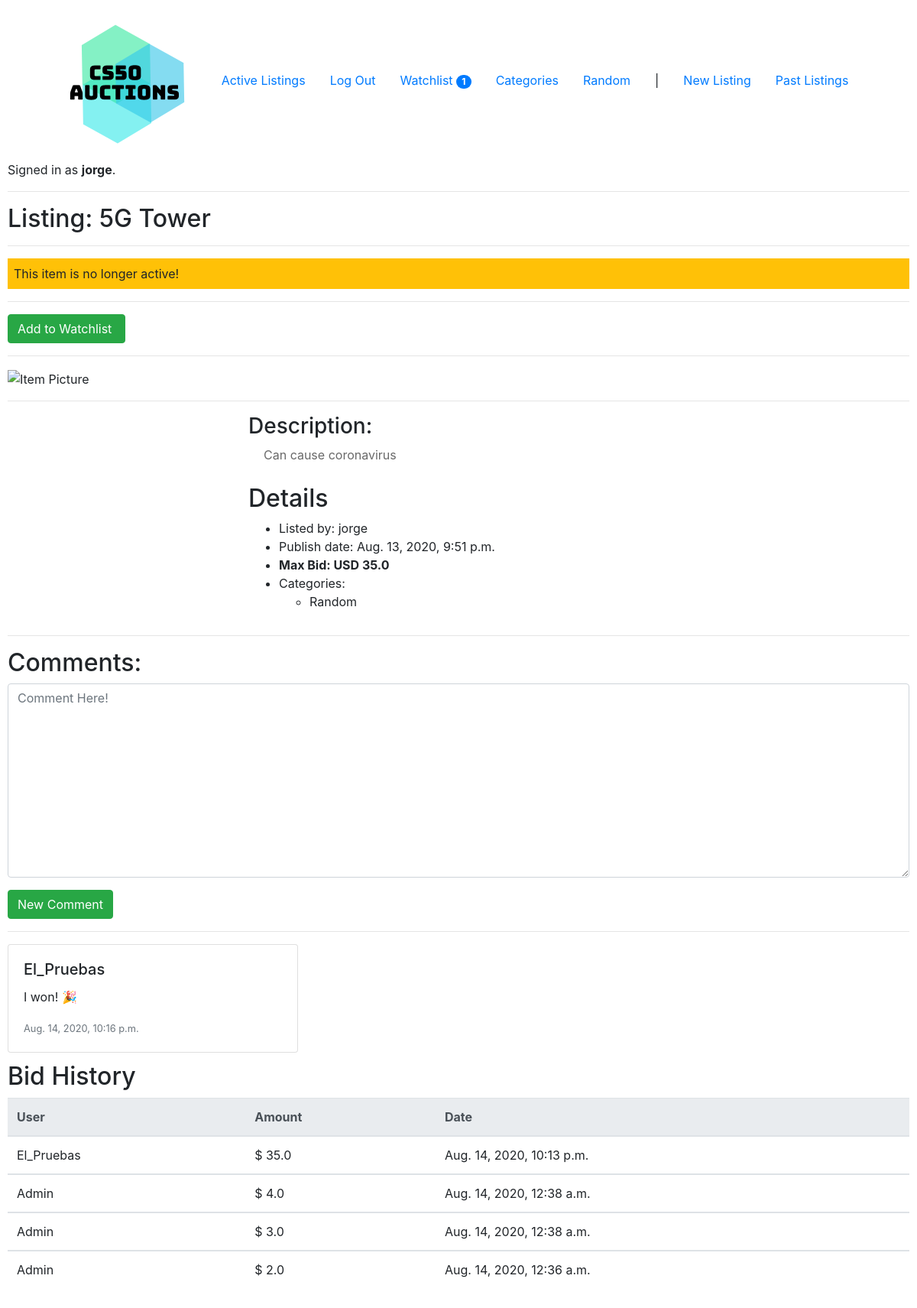
Screenshot of /listing/17 (signed in) with the database file from the repository.
### auctions/models.py (models this page shows, shortened)
class User(AbstractUser):
    pass

class Item(models.Model):
    id = models.AutoField(primary_key=True)
    item_name = models.CharField(max_length=64)
    item_description = models.CharField(max_length=4000)
    min_bid = models.FloatField(default=1.0)
    owner = models.ForeignKey(User, on_delete=models.CASCADE, related_name="user_owner")
    image = models.URLField(max_length=200)
    categories = models.ManyToManyField(Category)
    users_watching = models.ManyToManyField(User, related_name="user_watchlist", blank=True)
    is_active = models.BooleanField(verbose_name="Item active", default=True)
    date = models.DateTimeField(auto_now_add=True)
    def __str__(self):
        return f"{self.id}) Item {self.item_name} onwed by {self.owner} Categories: {self.categories}"

class Bid(models.Model):
    id = models.AutoField(primary_key=True)
    bidder = models.ForeignKey(User,  null=False, on_delete=models.CASCADE)
    item = models.ForeignKey(Item,  null=False, on_delete=models.CASCADE)
    ammount = models.FloatField()
    date = models.DateTimeField(auto_now=True)

class Category(models.Model):
    name = models.CharField(max_length=64, primary_key=True)
    def __str__(self):
        return self.name

class Comment (models.Model):
    user = models.ForeignKey(User, null=False, on_delete=models.CASCADE)
    item = models.ForeignKey(Item, null=False, on_delete=models.CASCADE)
    date = models.DateTimeField(auto_now=True)
    comment = models.CharField(max_length=4000)

### auctions/views.py (the view, shortened to what this page needs)
# urls.py: path("listing/<int:id_listing>", views.show_listing, name="show_listing"),
def show_listing(request, id_listing):
    listing = Item.objects.get(id=id_listing)
    form = NewBidForm(request.POST, item_id=id_listing)
    bids = Bid.objects.filter(item_id=id_listing).order_by("-ammount")
    comment_form = NewCommentForm(request.POST or None)
    comment_form.fields.get("comment").widget.attrs.update({"required": False})
    context = {
        "listing": listing,
        "categories": listing.categories.all(),
        "comments": Comment.objects.filter(item_id=id_listing),
        "in_watchlist": util.is_in_watchlist(request.user, listing),
        "user_is_owner": listing.owner == request.user,
        "user_is_winner": len(bids) > 0 and request.user.id is bids.first().bidder.id,
        "item_is_active": listing.is_active,
        "max_bid": util.get_max_bid(id_listing),
        "bids": bids,
        "bids_len": len(bids),
        "comment_form": comment_form,
    }
    form.fields.get("ammount").widget.attrs.update({"min": get_max_bid(id_listing) + 0.01})
    context.update({"form": form})
    return render(request, "auctions/listing.html", context)

### auctions/forms.py (shortened to what this page needs)
class NewCommentForm(ModelForm):
    class Meta:
        model = Comment
        fields = [
            'item',
            'comment'
        ]
    comment = forms.CharField(widget=forms.Textarea, max_length=4000)

class NewBidForm(ModelForm):
    class Meta:
        model = Bid
        fields = [
            'ammount'
        ]
    def __init__(self, *args, **kwargs):
        self.item_id = kwargs.pop("item_id")
        super(NewBidForm, self).__init__(*args, **kwargs)
    bidder = None
    item = None

### auctions/context_processors.py (called while the page is built)
def watchlist_count(request):
    watchlist_size = len(util.obtain_watchlist(request.user))
    return {"watchlist_size": watchlist_size}

### auctions/util.py (called while the page is built)
def get_max_bid(item_id):
    bids = Bid.objects.filter(item=item_id)
    if len(bids) is 0:
        return Item.objects.get(id=item_id).min_bid
    max_bid: int = 0
    for bid in bids:
        if bid.ammount > max_bid:
            max_bid = bid.ammount
    return max_bid

def is_in_watchlist(user: User, item: Item) -> bool:
    print(Item.objects.get(id=item.id))
    print(f"related={Item.objects.get(id=item.id).users_watching.select_related()}")
    if list(Item.objects.get(id=item.id).users_watching.select_related()).__contains__(user):
        return True
    else:
        return False

def obtain_watchlist(user: User):
    if user is None:
        return
    items = Item.objects.all()
    listing = []
    for item in items:
        if list(item.users_watching.select_related()).__contains__(user):
            listing.append(item)
    return listing

### auctions/templates/auctions/listing.html (shortened to what this page needs)
{% extends  "auctions/layout.html" %}
{% load bootstrap4 %}
{% block body %}
    <h2>Listing: {{ listing.item_name }}</h2>
    {% if not item_is_active %}
        <hr>
        <div class="d-block p-2 bg-warning text-black">This item is no longer active!</div>
        <hr>
    {% endif %}
    {% if user.is_authenticated %}
        {% if in_watchlist %}
            <i class="far fa-eye"></i> In Watchlist
            <form method="post" action="{% url "remove_watchlist" %}">
                {% csrf_token %}
                <input type="hidden" name="item" value="{{ listing.id }}">
                <input type="submit" class="btn btn-danger" value="Remove From Watchlist ">
            </form>
        {% else %}
            <form method="post" action="{% url "add_watchlist" %}">
                <input type="submit" class="btn btn-success" value="Add to Watchlist ">
            </form>
        {% endif %}
        <hr>
    {% endif %}
    <div id="listing_pic_div">
        <img src="{{ listing.image }}" alt="Item Picture">
    </div>
    <hr>
    <div class="listing_desc_deta_flex_cont">
        <div class="listing_desc_deta">
            <h3>Description:</h3>
            <p class="listing_text">{{ listing.item_description }}</p>
        </div>
        <div class="listing_desc_deta">
            <h2>Details</h2>
            <div>
                <ul>
                    <li>Listed by: {{ listing.owner }}</li>
                    <li>Publish date: {{ listing.date }}</li>
                    <li><b>Max Bid: USD {{ max_bid }}</b></li>
                    <li>Categories:</li>
                    {% for category in categories %}
                        <ul>
                            <li>{{ category }}</li>
                        </ul>
                    {% endfor %}
                </ul>
            </div>
        </div>
    </div>
    {% if user.is_authenticated %}
        <hr>
        <h2>Comments:</h2>
        <form method="post" action="{% url "show_listing" id_listing=listing.id %}">
            {% bootstrap_field comment_form.comment show_label=False layout="horizontal" horizontal_field_class='col-md-5' placeholder="Comment Here!" %}
            <button class="btn btn-success" name="comment-btn" value="comment">New Comment</button>
        </form>
    {% endif %}
    <hr>
    <div class="card-columns ">
        {% for comment in comments %}
            <div class="card">
                <div class="card-body">
                    <h5 class="card-title">{{ comment.user | title }}</h5>
                    <p class="card-text">{{ comment.comment }}</p>
                    <p class="card-text"><small class="text-muted">{{ comment.date }}</small></p>
                </div>
            </div>
        {% endfor %}
    </div>
    {% if bids_len > 0 %}
        <h2>Bid History</h2>
        <div class="div_history">
            <table class="table">
                <thead class="thead-light">
                <tr>
                    <th scope="col">User</th>
                    <th scope="col">Amount</th>
                    <th scope="col">Date</th>
                </tr>
                </thead>{% for bid in bids %}
                <tbody>
                <tr>
                    <td>{{ bid.bidder.username|title }}</td>
                    <td>$ {{ bid.ammount }}</td>
                    <td>{{ bid.date }}</td>
                </tr>
                </tbody>
            {% endfor %}
            </table>
        </div>
    {% endif %}
{% endblock body %}

### auctions/templates/auctions/layout.html (shortened to what this page needs)
{% load static %}
{% load bootstrap4 %}
<!DOCTYPE html>
<html lang="en">
<head>
    <link rel="stylesheet" href="https://stackpath.bootstrapcdn.com/bootstrap/4.4.1/css/bootstrap.min.css"
>
    <link href="{% static 'auctions/styles.css' %}" rel="stylesheet">
</head>
<body>
<div class="listing_desc_deta_flex_cont">
    <div class="">
        <a href="{% url "index" %}"><img src="{% static "auctions/logo.png" %}" alt="AUCTIONS" class="logo"></a>
    </div>
    <div class="top_bar_flex">
        <ul class="nav">
            <li class="nav-item">
                <a class="nav-link" href="{% url 'index' %}">Active Listings</a>
            </li>
            {% if user.is_authenticated %}
                <li class="nav-item">
                    <a class="nav-link" href="{% url 'logout' %}">Log Out</a>
                </li>
                <li class="nav-item">
                    <a class="nav-link" href="{% url "show_watchlist" %}">Watchlist <span
                            class="badge badge-primary badge-pill">{{ watchlist_size }}</span></a>
                </li>
                <li class="nav-item">
                    <a class="nav-link" href="{% url "categories" %}">Categories</a>
                </li>
                <li class="nav-item">
                    <a class="nav-link" href="{% url "random" %}">Random</a>
                </li>
                <li class="nav-item">
                    <p class="nav-link">|</p>
                </li>
                <li class="nav-item">
                    <a class="nav-link" href="{% url "new listing" %}">New Listing</a>
                </li>
                <li class="nav_item">
                    <a class="nav-link" href="{% url 'past_listings' %}">Past Listings</a>
                </li>
            {% endif %}
        </ul>
    </div>
</div>
<div>
    {% if user.is_authenticated %}
        Signed in as <strong>{{ user.username }}</strong>.
    {% else %}
        Not signed in.
    {% endif %}
</div>
<hr>
{% block body %}
{% endblock %}
</body>
</html>

### auctions/static/auctions/styles.css (style rules this page uses)
body { padding: 10px; }
.listing_text { display: inline-block; padding-left: 20px; padding-bottom: 10px; max-width: 70vw; }
.listing_desc_deta_flex_cont { display: flex; flex-wrap: wrap; justify-content: center; }
.listing_desc_deta { margin-left: 50px; width: 600px }
.listing_desc_deta p { color: dimgrey; }
#listing_pic_div img { height: 400px; }
.top_bar_flex { display: inline-block; margin-top: 75px; }

### rows the page displays
User: username "jorge"
Item: item_name "5G Tower", item_description "Can cause coronavirus", owner "jorge", date "Aug. 13, 2020, 9:51 p.m."
Bid: ammount "35.0", bidder.username "El_Pruebas", date "Aug. 14, 2020, 10:13 p.m."
Category: name "Random"
Comment: user "El_Pruebas", comment "I won! 🎉", date "Aug. 14, 2020, 10:16 p.m."
Bid: bidder.username "Admin", ammount "4.0", date "Aug. 14, 2020, 12:38 a.m."
Bid: bidder.username "Admin", ammount "3.0", date "Aug. 14, 2020, 12:38 a.m."
Bid: bidder.username "Admin", ammount "2.0", date "Aug. 14, 2020, 12:36 a.m."

### other values shown
{{ watchlist_size }} "1"
